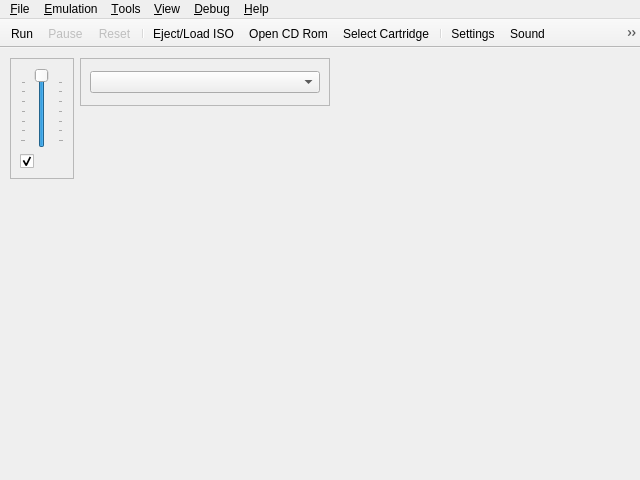
<?xml version="1.0" encoding="UTF-8"?>
<ui version="4.0">
 <class>UIYabause</class>
 <widget class="QMainWindow" name="UIYabause">
  <property name="geometry">
   <rect>
    <x>0</x>
    <y>0</y>
    <width>640</width>
    <height>480</height>
   </rect>
  </property>
  <property name="windowTitle">
   <string>Yabause Qt GUI</string>
  </property>
  <property name="windowIcon">
   <iconset>
    <normaloff>:/icons/icons/yabause.png</normaloff>:/icons/icons/yabause.png</iconset>
  </property>
  <property name="iconSize">
   <size>
    <width>16</width>
    <height>16</height>
   </size>
  </property>
  <widget class="QWidget" name="centralwidget">
   <widget class="QFrame" name="fSound">
    <property name="geometry">
     <rect>
      <x>10</x>
      <y>10</y>
      <width>64</width>
      <height>121</height>
     </rect>
    </property>
    <property name="sizePolicy">
     <sizepolicy hsizetype="Maximum" vsizetype="Fixed">
      <horstretch>0</horstretch>
      <verstretch>0</verstretch>
     </sizepolicy>
    </property>
    <property name="frameShape">
     <enum>QFrame::StyledPanel</enum>
    </property>
    <property name="frameShadow">
     <enum>QFrame::Sunken</enum>
    </property>
    <layout class="QVBoxLayout">
     <item>
      <widget class="QSlider" name="sVolume">
       <property name="sizePolicy">
        <sizepolicy hsizetype="Expanding" vsizetype="Expanding">
         <horstretch>0</horstretch>
         <verstretch>0</verstretch>
        </sizepolicy>
       </property>
       <property name="toolTip">
        <string>Volume</string>
       </property>
       <property name="maximum">
        <number>100</number>
       </property>
       <property name="value">
        <number>100</number>
       </property>
       <property name="orientation">
        <enum>Qt::Vertical</enum>
       </property>
       <property name="tickPosition">
        <enum>QSlider::TicksBothSides</enum>
       </property>
       <property name="tickInterval">
        <number>15</number>
       </property>
      </widget>
     </item>
     <item>
      <widget class="QCheckBox" name="cbSound">
       <property name="toolTip">
        <string>Mute/UnMute Sound</string>
       </property>
       <property name="icon">
        <iconset resource="../resources/resources.qrc">
         <normaloff>:/actions/sound.png</normaloff>:/actions/sound.png</iconset>
       </property>
       <property name="checked">
        <bool>true</bool>
       </property>
      </widget>
     </item>
    </layout>
   </widget>
   <widget class="QFrame" name="fVideoDriver">
    <property name="geometry">
     <rect>
      <x>80</x>
      <y>10</y>
      <width>250</width>
      <height>48</height>
     </rect>
    </property>
    <property name="sizePolicy">
     <sizepolicy hsizetype="Maximum" vsizetype="Fixed">
      <horstretch>0</horstretch>
      <verstretch>0</verstretch>
     </sizepolicy>
    </property>
    <property name="frameShape">
     <enum>QFrame::StyledPanel</enum>
    </property>
    <property name="frameShadow">
     <enum>QFrame::Sunken</enum>
    </property>
    <layout class="QVBoxLayout">
     <item>
      <widget class="QComboBox" name="cbVideoDriver"/>
     </item>
    </layout>
   </widget>
  </widget>
  <widget class="QMenuBar" name="menubar">
   <property name="geometry">
    <rect>
     <x>0</x>
     <y>0</y>
     <width>640</width>
     <height>20</height>
    </rect>
   </property>
   <widget class="QMenu" name="mFile">
    <property name="title">
     <string>&amp;File</string>
    </property>
    <widget class="QMenu" name="mFileSaveState">
     <property name="title">
      <string>S&amp;ave State</string>
     </property>
     <property name="icon">
      <iconset resource="../resources/resources.qrc">
       <normaloff>:/actions/icons/actions/save_state.png</normaloff>:/actions/icons/actions/save_state.png</iconset>
     </property>
     <addaction name="aFileSaveStateAs"/>
     <addaction name="separator"/>
     <addaction name="aFileSaveState0"/>
     <addaction name="aFileSaveState1"/>
     <addaction name="aFileSaveState2"/>
     <addaction name="aFileSaveState3"/>
     <addaction name="aFileSaveState4"/>
     <addaction name="aFileSaveState5"/>
     <addaction name="aFileSaveState6"/>
     <addaction name="aFileSaveState7"/>
     <addaction name="aFileSaveState8"/>
     <addaction name="aFileSaveState9"/>
    </widget>
    <widget class="QMenu" name="mFileLoadState">
     <property name="title">
      <string>L&amp;oad State</string>
     </property>
     <property name="icon">
      <iconset resource="../resources/resources.qrc">
       <normaloff>:/actions/icons/actions/load_state.png</normaloff>:/actions/icons/actions/load_state.png</iconset>
     </property>
     <addaction name="aFileLoadStateAs"/>
     <addaction name="separator"/>
     <addaction name="aFileLoadState0"/>
     <addaction name="aFileLoadState1"/>
     <addaction name="aFileLoadState2"/>
     <addaction name="aFileLoadState3"/>
     <addaction name="aFileLoadState4"/>
     <addaction name="aFileLoadState5"/>
     <addaction name="aFileLoadState6"/>
     <addaction name="aFileLoadState7"/>
     <addaction name="aFileLoadState8"/>
     <addaction name="aFileLoadState9"/>
    </widget>
    <addaction name="aFileSettings"/>
    <addaction name="separator"/>
    <addaction name="aFileOpenISO"/>
    <addaction name="aFileOpenCDRom"/>
    <addaction name="aFileOpenSTV"/>
    <addaction name="separator"/>
    <addaction name="mFileSaveState"/>
    <addaction name="mFileLoadState"/>
    <addaction name="separator"/>
    <addaction name="aFileScreenshot"/>
    <addaction name="separator"/>
    <addaction name="aFileQuit"/>
   </widget>
   <widget class="QMenu" name="mView">
    <property name="title">
     <string>&amp;View</string>
    </property>
    <widget class="QMenu" name="mViewLayer">
     <property name="title">
      <string>&amp;Layer</string>
     </property>
     <property name="icon">
      <iconset resource="../resources/resources.qrc">
       <normaloff>:/actions/icons/actions/layer.png</normaloff>:/actions/icons/actions/layer.png</iconset>
     </property>
     <addaction name="aViewLayerVdp1"/>
     <addaction name="aViewLayerNBG0"/>
     <addaction name="aViewLayerNBG1"/>
     <addaction name="aViewLayerNBG2"/>
     <addaction name="aViewLayerNBG3"/>
     <addaction name="aViewLayerRBG0"/>
     <addaction name="aViewLayerRBG1"/>
    </widget>
    <addaction name="aViewFPS"/>
    <addaction name="mViewLayer"/>
    <addaction name="aViewFullscreen"/>
    <addaction name="aViewLog"/>
   </widget>
   <widget class="QMenu" name="mViewDebug">
    <property name="enabled">
     <bool>true</bool>
    </property>
    <property name="title">
     <string>&amp;Debug</string>
    </property>
    <addaction name="aViewDebugMSH2"/>
    <addaction name="aViewDebugSSH2"/>
    <addaction name="aViewDebugVDP1"/>
    <addaction name="aViewDebugVDP2"/>
    <addaction name="aViewDebugM68K"/>
    <addaction name="aViewDebugSCUDSP"/>
    <addaction name="aViewDebugSCSP"/>
    <addaction name="aViewDebugSCSPChan"/>
    <addaction name="aViewDebugSCSPDSP"/>
    <addaction name="separator"/>
    <addaction name="aViewDebugMemoryEditor"/>
   </widget>
   <widget class="QMenu" name="mHelp">
    <property name="title">
     <string>&amp;Help</string>
    </property>
    <addaction name="aHelpReport"/>
    <addaction name="aHelpCompatibilityList"/>
    <addaction name="aHelpAbout"/>
   </widget>
   <widget class="QMenu" name="mTools">
    <property name="title">
     <string>&amp;Tools</string>
    </property>
    <addaction name="aToolsBackupManager"/>
    <addaction name="aToolsCheatsList"/>
    <addaction name="aToolsCheatSearch"/>
    <addaction name="aToolsTransfer"/>
   </widget>
   <widget class="QMenu" name="mEmulation">
    <property name="title">
     <string>&amp;Emulation</string>
    </property>
    <addaction name="aEmulationRun"/>
    <addaction name="aEmulationPause"/>
    <addaction name="aEmulationReset"/>
    <addaction name="separator"/>
    <addaction name="aEmulationVSync"/>
   </widget>
   <addaction name="mFile"/>
   <addaction name="mEmulation"/>
   <addaction name="mTools"/>
   <addaction name="mView"/>
   <addaction name="mViewDebug"/>
   <addaction name="mHelp"/>
  </widget>
  <widget class="QToolBar" name="toolBar">
   <property name="windowTitle">
    <string>toolBar</string>
   </property>
   <property name="movable">
    <bool>false</bool>
   </property>
   <property name="floatable">
    <bool>true</bool>
   </property>
   <attribute name="toolBarArea">
    <enum>TopToolBarArea</enum>
   </attribute>
   <attribute name="toolBarBreak">
    <bool>false</bool>
   </attribute>
   <addaction name="aEmulationRun"/>
   <addaction name="aEmulationPause"/>
   <addaction name="aEmulationReset"/>
   <addaction name="separator"/>
   <addaction name="aFileOpenISO"/>
   <addaction name="aFileOpenCDRom"/>
   <addaction name="aFileOpenSTV"/>
   <addaction name="separator"/>
   <addaction name="aFileSettings"/>
   <addaction name="aSound"/>
   <addaction name="aEmulationVSync"/>
   <addaction name="aViewFPS"/>
   <addaction name="aViewFullscreen"/>
   <addaction name="aFileScreenshot"/>
   <addaction name="separator"/>
   <addaction name="aToolsBackupManager"/>
   <addaction name="aToolsCheatsList"/>
   <addaction name="separator"/>
   <addaction name="aFileQuit"/>
   <addaction name="aHelpAbout"/>
  </widget>
  <action name="aFileQuit">
   <property name="icon">
    <iconset resource="../resources/resources.qrc">
     <normaloff>:/actions/icons/actions/quit.png</normaloff>:/actions/icons/actions/quit.png</iconset>
   </property>
   <property name="text">
    <string>&amp;Quit</string>
   </property>
   <property name="shortcut">
    <string>Ctrl+Q</string>
   </property>
  </action>
  <action name="aYabauseStart">
   <property name="text">
    <string>Start</string>
   </property>
  </action>
  <action name="aYabauseStop">
   <property name="text">
    <string>Stop</string>
   </property>
  </action>
  <action name="aFileSettings">
   <property name="icon">
    <iconset resource="../resources/resources.qrc">
     <normaloff>:/actions/icons/actions/settings.png</normaloff>:/actions/icons/actions/settings.png</iconset>
   </property>
   <property name="text">
    <string>&amp;Settings...</string>
   </property>
   <property name="shortcut">
    <string>Ctrl+S</string>
   </property>
  </action>
  <action name="aEmulationRun">
   <property name="icon">
    <iconset resource="../resources/resources.qrc">
     <normaloff>:/actions/icons/actions/play.png</normaloff>:/actions/icons/actions/play.png</iconset>
   </property>
   <property name="text">
    <string>R&amp;un</string>
   </property>
   <property name="shortcut">
    <string>F1</string>
   </property>
  </action>
  <action name="aEmulationPause">
   <property name="enabled">
    <bool>false</bool>
   </property>
   <property name="icon">
    <iconset resource="../resources/resources.qrc">
     <normaloff>:/actions/icons/actions/pause.png</normaloff>:/actions/icons/actions/pause.png</iconset>
   </property>
   <property name="text">
    <string>&amp;Pause</string>
   </property>
   <property name="shortcut">
    <string>F2</string>
   </property>
  </action>
  <action name="aEmulationReset">
   <property name="enabled">
    <bool>false</bool>
   </property>
   <property name="icon">
    <iconset resource="../resources/resources.qrc">
     <normaloff>:/actions/icons/actions/reset.png</normaloff>:/actions/icons/actions/reset.png</iconset>
   </property>
   <property name="text">
    <string>&amp;Reset</string>
   </property>
   <property name="shortcut">
    <string>F3</string>
   </property>
  </action>
  <action name="aToolsTransfer">
   <property name="enabled">
    <bool>true</bool>
   </property>
   <property name="icon">
    <iconset resource="../resources/resources.qrc">
     <normaloff>:/actions/icons/actions/transfert.png</normaloff>:/actions/icons/actions/transfert.png</iconset>
   </property>
   <property name="text">
    <string>&amp;Transfer</string>
   </property>
   <property name="shortcut">
    <string>Ctrl+T</string>
   </property>
  </action>
  <action name="aFileScreenshot">
   <property name="icon">
    <iconset resource="../resources/resources.qrc">
     <normaloff>:/actions/icons/actions/screenshot.png</normaloff>:/actions/icons/actions/screenshot.png</iconset>
   </property>
   <property name="text">
    <string>Sc&amp;reenshot</string>
   </property>
   <property name="shortcut">
    <string>Ctrl+P</string>
   </property>
  </action>
  <action name="aEmulationVSync">
   <property name="checkable">
    <bool>true</bool>
   </property>
   <property name="icon">
    <iconset resource="../resources/resources.qrc">
     <normaloff>:/actions/icons/actions/frame_skipping.png</normaloff>:/actions/icons/actions/frame_skipping.png</iconset>
   </property>
   <property name="text">
    <string>&amp;Vertical synchronization</string>
   </property>
   <property name="shortcut">
    <string>F4</string>
   </property>
  </action>
  <action name="aViewFPS">
   <property name="checkable">
    <bool>true</bool>
   </property>
   <property name="icon">
    <iconset resource="../resources/resources.qrc">
     <normaloff>:/actions/icons/actions/fps.png</normaloff>:/actions/icons/actions/fps.png</iconset>
   </property>
   <property name="text">
    <string>F&amp;PS</string>
   </property>
   <property name="iconText">
    <string>FPS</string>
   </property>
   <property name="shortcut">
    <string>F12</string>
   </property>
  </action>
  <action name="aViewLayerVdp1">
   <property name="checkable">
    <bool>true</bool>
   </property>
   <property name="checked">
    <bool>true</bool>
   </property>
   <property name="text">
    <string>Vdp1</string>
   </property>
   <property name="shortcut">
    <string>1</string>
   </property>
  </action>
  <action name="aViewFullscreen">
   <property name="checkable">
    <bool>true</bool>
   </property>
   <property name="icon">
    <iconset resource="../resources/resources.qrc">
     <normaloff>:/actions/fullscreen.png</normaloff>:/actions/fullscreen.png</iconset>
   </property>
   <property name="text">
    <string>&amp;Fullscreen</string>
   </property>
   <property name="shortcut">
    <string>Alt+Return</string>
   </property>
  </action>
  <action name="aViewLog">
   <property name="checkable">
    <bool>true</bool>
   </property>
   <property name="icon">
    <iconset resource="../resources/resources.qrc">
     <normaloff>:/actions/icons/actions/log.png</normaloff>:/actions/icons/actions/log.png</iconset>
   </property>
   <property name="text">
    <string>&amp;Log</string>
   </property>
   <property name="shortcut">
    <string>Ctrl+L</string>
   </property>
  </action>
  <action name="aViewDebugMSH2">
   <property name="icon">
    <iconset resource="../resources/resources.qrc">
     <normaloff>:/actions/icons/actions/debug_cpu.png</normaloff>:/actions/icons/actions/debug_cpu.png</iconset>
   </property>
   <property name="text">
    <string>&amp;Master SH2</string>
   </property>
  </action>
  <action name="aViewDebugSSH2">
   <property name="enabled">
    <bool>true</bool>
   </property>
   <property name="icon">
    <iconset resource="../resources/resources.qrc">
     <normaloff>:/actions/icons/actions/debug_cpu.png</normaloff>:/actions/icons/actions/debug_cpu.png</iconset>
   </property>
   <property name="text">
    <string>&amp;Slave SH2</string>
   </property>
  </action>
  <action name="aViewDebugVDP1">
   <property name="enabled">
    <bool>true</bool>
   </property>
   <property name="icon">
    <iconset resource="../resources/resources.qrc">
     <normaloff>:/actions/icons/actions/debug_cpu.png</normaloff>:/actions/icons/actions/debug_cpu.png</iconset>
   </property>
   <property name="text">
    <string>VDP&amp;1</string>
   </property>
  </action>
  <action name="aViewDebugVDP2">
   <property name="enabled">
    <bool>true</bool>
   </property>
   <property name="icon">
    <iconset resource="../resources/resources.qrc">
     <normaloff>:/actions/icons/actions/debug_cpu.png</normaloff>:/actions/icons/actions/debug_cpu.png</iconset>
   </property>
   <property name="text">
    <string>VDP&amp;2</string>
   </property>
  </action>
  <action name="aViewDebugM68K">
   <property name="enabled">
    <bool>true</bool>
   </property>
   <property name="icon">
    <iconset resource="../resources/resources.qrc">
     <normaloff>:/actions/icons/actions/debug_cpu.png</normaloff>:/actions/icons/actions/debug_cpu.png</iconset>
   </property>
   <property name="text">
    <string>M&amp;68K</string>
   </property>
  </action>
  <action name="aViewDebugSCUDSP">
   <property name="enabled">
    <bool>true</bool>
   </property>
   <property name="icon">
    <iconset resource="../resources/resources.qrc">
     <normaloff>:/actions/icons/actions/debug_cpu.png</normaloff>:/actions/icons/actions/debug_cpu.png</iconset>
   </property>
   <property name="text">
    <string>SCU-&amp;DSP</string>
   </property>
  </action>
  <action name="aViewDebugSCSP">
   <property name="enabled">
    <bool>true</bool>
   </property>
   <property name="icon">
    <iconset resource="../resources/resources.qrc">
     <normaloff>:/actions/icons/actions/debug_cpu.png</normaloff>:/actions/icons/actions/debug_cpu.png</iconset>
   </property>
   <property name="text">
    <string>S&amp;CSP</string>
   </property>
  </action>
  <action name="aViewDebugMemoryTransfer">
   <property name="enabled">
    <bool>true</bool>
   </property>
   <property name="text">
    <string>Memory Transfer</string>
   </property>
  </action>
  <action name="aHelpAbout">
   <property name="icon">
    <iconset resource="../resources/resources.qrc">
     <normaloff>:/actions/icons/actions/about.png</normaloff>:/actions/icons/actions/about.png</iconset>
   </property>
   <property name="text">
    <string>&amp;About...</string>
   </property>
   <property name="shortcutVisibleInContextMenu">
    <bool>false</bool>
   </property>
  </action>
  <action name="aViewLayerNBG0">
   <property name="checkable">
    <bool>true</bool>
   </property>
   <property name="checked">
    <bool>true</bool>
   </property>
   <property name="text">
    <string>NBG0</string>
   </property>
   <property name="shortcut">
    <string>2</string>
   </property>
  </action>
  <action name="aViewLayerNBG1">
   <property name="checkable">
    <bool>true</bool>
   </property>
   <property name="checked">
    <bool>true</bool>
   </property>
   <property name="text">
    <string>NBG1</string>
   </property>
   <property name="shortcut">
    <string>3</string>
   </property>
  </action>
  <action name="aViewLayerNBG2">
   <property name="checkable">
    <bool>true</bool>
   </property>
   <property name="checked">
    <bool>true</bool>
   </property>
   <property name="text">
    <string>NBG2</string>
   </property>
   <property name="shortcut">
    <string>4</string>
   </property>
  </action>
  <action name="aViewLayerNBG3">
   <property name="checkable">
    <bool>true</bool>
   </property>
   <property name="checked">
    <bool>true</bool>
   </property>
   <property name="text">
    <string>NBG3</string>
   </property>
   <property name="shortcut">
    <string>5</string>
   </property>
  </action>
  <action name="aViewLayerRBG0">
   <property name="checkable">
    <bool>true</bool>
   </property>
   <property name="checked">
    <bool>true</bool>
   </property>
   <property name="text">
    <string>RBG0</string>
   </property>
   <property name="shortcut">
    <string>6</string>
   </property>
  </action>
  <action name="aViewLayerRBG1">
   <property name="checkable">
    <bool>true</bool>
   </property>
   <property name="checked">
    <bool>true</bool>
   </property>
   <property name="text">
    <string>RBG1</string>
   </property>
   <property name="shortcut">
    <string>7</string>
   </property>
  </action>
  <action name="aFileSaveState1">
   <property name="text">
    <string>Save1</string>
   </property>
   <property name="shortcut">
    <string>Ctrl+1</string>
   </property>
  </action>
  <action name="aFileSaveState2">
   <property name="text">
    <string>Save2</string>
   </property>
   <property name="shortcut">
    <string>Ctrl+2</string>
   </property>
  </action>
  <action name="aFileSaveState3">
   <property name="text">
    <string>Save3</string>
   </property>
   <property name="shortcut">
    <string>Ctrl+3</string>
   </property>
  </action>
  <action name="aFileSaveState4">
   <property name="text">
    <string>Save4</string>
   </property>
   <property name="shortcut">
    <string>Ctrl+4</string>
   </property>
  </action>
  <action name="aFileSaveState5">
   <property name="text">
    <string>Save5</string>
   </property>
   <property name="shortcut">
    <string>Ctrl+5</string>
   </property>
  </action>
  <action name="aFileSaveState6">
   <property name="text">
    <string>Save6</string>
   </property>
   <property name="shortcut">
    <string>Ctrl+6</string>
   </property>
  </action>
  <action name="aFileSaveState7">
   <property name="text">
    <string>Save7</string>
   </property>
   <property name="shortcut">
    <string>Ctrl+7</string>
   </property>
  </action>
  <action name="aFileSaveState8">
   <property name="text">
    <string>Save8</string>
   </property>
   <property name="shortcut">
    <string>Ctrl+8</string>
   </property>
  </action>
  <action name="aFileSaveState9">
   <property name="text">
    <string>Save9</string>
   </property>
   <property name="shortcut">
    <string>Ctrl+9</string>
   </property>
  </action>
  <action name="aFileLoadState1">
   <property name="text">
    <string>Load1</string>
   </property>
   <property name="shortcut">
    <string>Alt+1</string>
   </property>
  </action>
  <action name="aFileLoadState2">
   <property name="text">
    <string>Load2</string>
   </property>
   <property name="shortcut">
    <string>Alt+2</string>
   </property>
  </action>
  <action name="aFileLoadState3">
   <property name="text">
    <string>Load3</string>
   </property>
   <property name="shortcut">
    <string>Alt+3</string>
   </property>
  </action>
  <action name="aFileLoadState4">
   <property name="text">
    <string>Load4</string>
   </property>
   <property name="shortcut">
    <string>Alt+4</string>
   </property>
  </action>
  <action name="aFileLoadState5">
   <property name="text">
    <string>Load5</string>
   </property>
   <property name="shortcut">
    <string>Alt+5</string>
   </property>
  </action>
  <action name="aFileLoadState6">
   <property name="text">
    <string>Load6</string>
   </property>
   <property name="shortcut">
    <string>Alt+6</string>
   </property>
  </action>
  <action name="aFileLoadState7">
   <property name="text">
    <string>Load7</string>
   </property>
   <property name="shortcut">
    <string>Alt+7</string>
   </property>
  </action>
  <action name="aFileLoadState8">
   <property name="text">
    <string>Load8</string>
   </property>
   <property name="shortcut">
    <string>Alt+8</string>
   </property>
  </action>
  <action name="aFileLoadState9">
   <property name="text">
    <string>Load9</string>
   </property>
   <property name="shortcut">
    <string>Alt+9</string>
   </property>
  </action>
  <action name="aFileSaveStateAs">
   <property name="text">
    <string>To File...</string>
   </property>
   <property name="shortcut">
    <string>F9</string>
   </property>
  </action>
  <action name="aFileLoadStateAs">
   <property name="text">
    <string>From File...</string>
   </property>
   <property name="shortcut">
    <string>F5</string>
   </property>
  </action>
  <action name="aToolsCheatsList">
   <property name="icon">
    <iconset resource="../resources/resources.qrc">
     <normaloff>:/actions/icons/actions/cheats.png</normaloff>:/actions/icons/actions/cheats.png</iconset>
   </property>
   <property name="text">
    <string>&amp;Cheats List...</string>
   </property>
   <property name="shortcut">
    <string>Alt+L</string>
   </property>
  </action>
  <action name="aToolsBackupManager">
   <property name="icon">
    <iconset resource="../resources/resources.qrc">
     <normaloff>:/actions/icons/actions/backup_ram.png</normaloff>:/actions/icons/actions/backup_ram.png</iconset>
   </property>
   <property name="text">
    <string>&amp;Backup Manager...</string>
   </property>
   <property name="shortcut">
    <string>Alt+B</string>
   </property>
  </action>
  <action name="aFileOpenISO">
   <property name="icon">
    <iconset resource="../resources/resources.qrc">
     <normaloff>:/actions/icons/actions/iso.png</normaloff>:/actions/icons/actions/iso.png</iconset>
   </property>
   <property name="text">
    <string>Eject/Load ISO...</string>
   </property>
   <property name="shortcut">
    <string>Ctrl+I</string>
   </property>
  </action>
  <action name="aFileOpenCDRom">
   <property name="icon">
    <iconset resource="../resources/resources.qrc">
     <normaloff>:/actions/icons/actions/cd.png</normaloff>:/actions/icons/actions/cd.png</iconset>
   </property>
   <property name="text">
    <string>Open &amp;CD Rom...</string>
   </property>
   <property name="shortcut">
    <string>Ctrl+C</string>
   </property>
  </action>
  <action name="aFileOpenSTV">
   <property name="icon">
    <iconset resource="../resources/resources.qrc">
     <normaloff>:/actions/icons/actions/stv.png</normaloff>:/actions/icons/actions/stv.png</iconset>
   </property>
   <property name="text">
    <string>Select Cartridge...</string>
   </property>
   <property name="shortcut">
    <string>Ctrl+A</string>
   </property>
  </action>
  <action name="aHelpReport">
   <property name="icon">
    <iconset resource="../resources/resources.qrc">
     <normaloff>:/actions/icons/actions/compatibility.png</normaloff>:/actions/icons/actions/compatibility.png</iconset>
   </property>
   <property name="text">
    <string>Bug report</string>
   </property>
   <property name="statusTip">
    <string>https://github.com/FCare/yabause/issues</string>
   </property>
   <property name="shortcutVisibleInContextMenu">
    <bool>false</bool>
   </property>
  </action>
  <action name="aHelpCompatibilityList">
   <property name="icon">
    <iconset resource="../resources/resources.qrc">
     <normaloff>:/actions/icons/actions/compatibility.png</normaloff>:/actions/icons/actions/compatibility.png</iconset>
   </property>
   <property name="text">
    <string>Compatibility List</string>
   </property>
   <property name="statusTip">
    <string>https://tradu-france.com/wiki-emu-compatibility/index.php?title=Accueil</string>
   </property>
   <property name="shortcutVisibleInContextMenu">
    <bool>false</bool>
   </property>
  </action>
  <action name="aSound">
   <property name="icon">
    <iconset resource="../resources/resources.qrc">
     <normaloff>:/actions/sound.png</normaloff>:/actions/sound.png</iconset>
   </property>
   <property name="text">
    <string>Sound...</string>
   </property>
  </action>
  <action name="aFileSaveState0">
   <property name="text">
    <string>Save0</string>
   </property>
   <property name="shortcut">
    <string>Ctrl+0</string>
   </property>
  </action>
  <action name="aFileLoadState0">
   <property name="text">
    <string>Load0</string>
   </property>
   <property name="shortcut">
    <string>Alt+0</string>
   </property>
  </action>
  <action name="aViewDebugMemoryEditor">
   <property name="enabled">
    <bool>true</bool>
   </property>
   <property name="icon">
    <iconset resource="../resources/resources.qrc">
     <normaloff>:/actions/icons/actions/debug_cpu.png</normaloff>:/actions/icons/actions/debug_cpu.png</iconset>
   </property>
   <property name="text">
    <string>Memory &amp;Editor</string>
   </property>
  </action>
  <action name="aToolsCheatSearch">
   <property name="icon">
    <iconset resource="../resources/resources.qrc">
     <normaloff>:/actions/icons/actions/cheat_search.png</normaloff>:/actions/icons/actions/cheat_search.png</iconset>
   </property>
   <property name="text">
    <string>Cheat &amp;Search...</string>
   </property>
   <property name="shortcut">
    <string>Alt+S</string>
   </property>
  </action>
  <action name="aViewDebugSCSPChan">
   <property name="icon">
    <iconset resource="../resources/resources.qrc">
     <normaloff>:/actions/icons/actions/debug_cpu.png</normaloff>:/actions/icons/actions/debug_cpu.png</iconset>
   </property>
   <property name="text">
    <string>SCSP Channels</string>
   </property>
  </action>
 </widget>
 <resources>
  <include location="../resources/resources.qrc"/>
 </resources>
 <connections>
  <connection>
   <sender>aFileQuit</sender>
   <signal>triggered()</signal>
   <receiver>UIYabause</receiver>
   <slot>close()</slot>
   <hints>
    <hint type="sourcelabel">
     <x>-1</x>
     <y>-1</y>
    </hint>
    <hint type="destinationlabel">
     <x>159</x>
     <y>119</y>
    </hint>
   </hints>
  </connection>
 </connections>
</ui>
